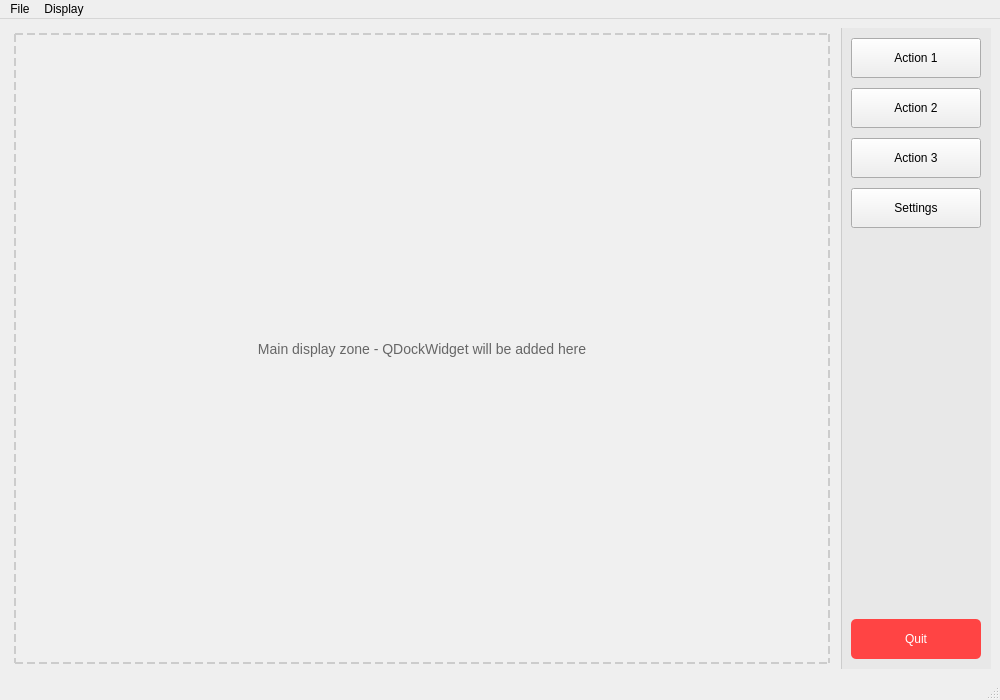
<?xml version="1.0" encoding="UTF-8"?>
<ui version="4.0">
 <class>MainWindow</class>
 <widget class="QMainWindow" name="MainWindow">
  <property name="geometry">
   <rect>
    <x>0</x>
    <y>0</y>
    <width>1000</width>
    <height>700</height>
   </rect>
  </property>
  <property name="windowTitle">
   <string>Qt6 Application - Display with Buttons</string>
  </property>
  <widget class="QWidget" name="centralwidget">
   <layout class="QHBoxLayout" name="horizontalLayout">
    <item>
     <widget class="QWidget" name="mainDisplayArea" native="true">
      <property name="sizePolicy">
       <sizepolicy hsizetype="Expanding" vsizetype="Expanding">
        <horstretch>3</horstretch>
        <verstretch>0</verstretch>
       </sizepolicy>
      </property>
      <property name="minimumSize">
       <size>
        <width>600</width>
        <height>400</height>
       </size>
      </property>
      <layout class="QVBoxLayout" name="displayLayout">
       <property name="margin">
        <number>5</number>
       </property>
       <item>
        <widget class="QLabel" name="displayLabel">
         <property name="text">
          <string>Main display zone - QDockWidget will be added here</string>
         </property>
         <property name="alignment">
          <set>Qt::AlignCenter</set>
         </property>
         <property name="styleSheet">
          <string notr="true">QLabel { 
    background-color: #f0f0f0; 
    border: 2px dashed #ccc; 
    font-size: 14px;
    color: #666;
}</string>
         </property>
        </widget>
       </item>
      </layout>
     </widget>
    </item>
    <item>
     <widget class="QWidget" name="buttonPanel" native="true">
      <property name="sizePolicy">
       <sizepolicy hsizetype="Fixed" vsizetype="Expanding">
        <horstretch>0</horstretch>
        <verstretch>0</verstretch>
       </sizepolicy>
      </property>
      <property name="minimumSize">
       <size>
        <width>150</width>
        <height>0</height>
       </size>
      </property>
      <property name="maximumSize">
       <size>
        <width>200</width>
        <height>16777215</height>
       </size>
      </property>
      <property name="styleSheet">
       <string notr="true">QWidget#buttonPanel {
    background-color: #e8e8e8;
    border-left: 1px solid #ccc;
}</string>
      </property>
      <layout class="QVBoxLayout" name="buttonLayout">
       <property name="spacing">
        <number>10</number>
       </property>
       <property name="leftMargin">
        <number>10</number>
       </property>
       <property name="topMargin">
        <number>10</number>
       </property>
       <property name="rightMargin">
        <number>10</number>
       </property>
       <property name="bottomMargin">
        <number>10</number>
       </property>
       <item>
        <widget class="QPushButton" name="btnAction1">
         <property name="text">
          <string>Action 1</string>
         </property>
         <property name="minimumSize">
          <size>
           <width>0</width>
           <height>40</height>
          </size>
         </property>
        </widget>
       </item>
       <item>
        <widget class="QPushButton" name="btnAction2">
         <property name="text">
          <string>Action 2</string>
         </property>
         <property name="minimumSize">
          <size>
           <width>0</width>
           <height>40</height>
          </size>
         </property>
        </widget>
       </item>
       <item>
        <widget class="QPushButton" name="btnAction3">
         <property name="text">
          <string>Action 3</string>
         </property>
         <property name="minimumSize">
          <size>
           <width>0</width>
           <height>40</height>
          </size>
         </property>
        </widget>
       </item>
       <item>
        <widget class="QPushButton" name="btnSettings">
         <property name="text">
          <string>Settings</string>
         </property>
         <property name="minimumSize">
          <size>
           <width>0</width>
           <height>40</height>
          </size>
         </property>
        </widget>
       </item>
       <item>
        <spacer name="verticalSpacer">
         <property name="orientation">
          <enum>Qt::Vertical</enum>
         </property>
         <property name="sizeHint" stdset="0">
          <size>
           <width>20</width>
           <height>40</height>
          </size>
         </property>
        </spacer>
       </item>
       <item>
        <widget class="QPushButton" name="btnQuit">
         <property name="text">
          <string>Quit</string>
         </property>
         <property name="minimumSize">
          <size>
           <width>0</width>
           <height>40</height>
          </size>
         </property>
         <property name="styleSheet">
          <string notr="true">QPushButton {
    background-color: #ff4444;
    color: white;
    border: none;
    border-radius: 5px;
}
QPushButton:hover {
    background-color: #ff6666;
}
QPushButton:pressed {
    background-color: #cc3333;
}</string>
         </property>
        </widget>
       </item>
      </layout>
     </widget>
    </item>
   </layout>
  </widget>
  <widget class="QMenuBar" name="menubar">
   <property name="geometry">
    <rect>
     <x>0</x>
     <y>0</y>
     <width>1000</width>
     <height>22</height>
    </rect>
   </property>
   <widget class="QMenu" name="menuFile">
    <property name="title">
     <string>File</string>
    </property>
    <addaction name="actionOpen"/>
    <addaction name="actionSave"/>
    <addaction name="separator"/>
    <addaction name="actionQuit"/>
   </widget>
   <widget class="QMenu" name="menuDisplay">
    <property name="title">
     <string>Display</string>
    </property>
    <addaction name="actionFullscreen"/>
   </widget>
   <addaction name="menuFile"/>
   <addaction name="menuDisplay"/>
  </widget>
  <widget class="QStatusBar" name="statusbar"/>
  <action name="actionOpen">
   <property name="text">
    <string>Open</string>
   </property>
   <property name="shortcut">
    <string>Ctrl+O</string>
   </property>
  </action>
  <action name="actionSave">
   <property name="text">
    <string>Save</string>
   </property>
   <property name="shortcut">
    <string>Ctrl+S</string>
   </property>
  </action>
  <action name="actionQuit">
   <property name="text">
    <string>Quit</string>
   </property>
   <property name="shortcut">
    <string>Ctrl+Q</string>
   </property>
  </action>
  <action name="actionFullscreen">
   <property name="text">
    <string>Fullscreen</string>
   </property>
   <property name="shortcut">
    <string>F11</string>
   </property>
  </action>
 </widget>
 <resources/>
 <connections>
  <connection>
   <sender>btnQuit</sender>
   <signal>clicked()</signal>
   <receiver>MainWindow</receiver>
   <slot>close()</slot>
   <hints>
    <hint type="sourcelabel">
     <x>875</x>
     <y>650</y>
    </hint>
    <hint type="destinationlabel">
     <x>500</x>
     <y>350</y>
    </hint>
   </hints>
  </connection>
  <connection>
   <sender>actionQuit</sender>
   <signal>triggered()</signal>
   <receiver>MainWindow</receiver>
   <slot>close()</slot>
   <hints>
    <hint type="sourcelabel">
     <x>-1</x>
     <y>-1</y>
    </hint>
    <hint type="destinationlabel">
     <x>500</x>
     <y>350</y>
    </hint>
   </hints>
  </connection>
 </connections>
</ui>
